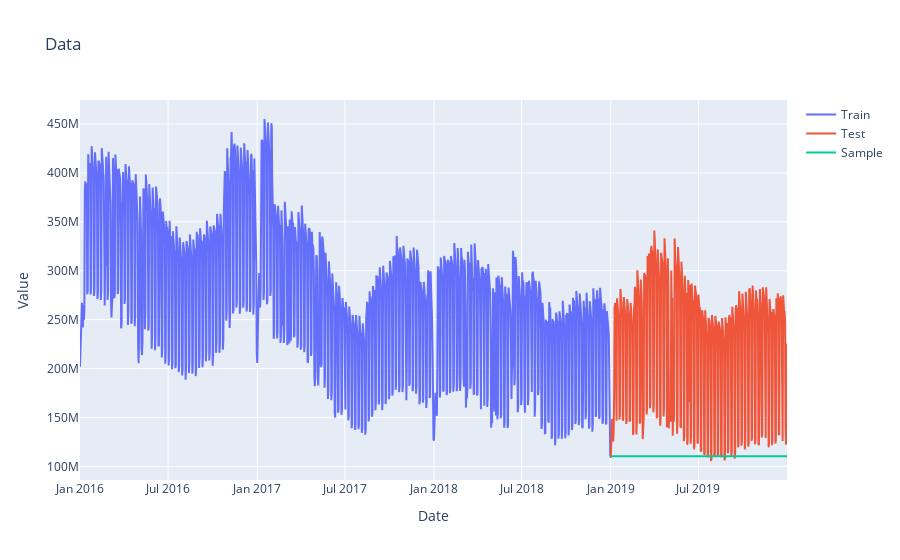

Notebook source saved alongside this figure:
### Code cell
plot_datasets([data_train, data_test, data_sample], names=['Train', 'Test', 'Sample'], title='Data')

### Figure 1 — Plotly figure (JSON) as saved in the notebook; plotly's stock layout.template omitted (floating-point values rounded to 4 significant figures; data arrays with more than 128 entries replaced by an {"elided": "..."} marker saying what was removed)
{"data": [{"mode": "lines", "name": "Train", "text": {"elided": "1096 str values"}, "type": "scatter", "x": {"elided": "1096 str values"}, "y": {"elided": "1096 int values"}}, {"mode": "lines", "name": "Test", "text": {"elided": "365 str values"}, "type": "scatter", "x": {"elided": "365 str values"}, "y": {"elided": "365 int values"}}, {"mode": "lines", "name": "Sample", "text": {"elided": "365 str values"}, "type": "scatter", "x": {"elided": "365 str values"}, "y": {"elided": "365 int values"}}], "layout": {"title": {"text": "Data"}, "xaxis": {"ticklen": 5, "title": {"text": "Date"}, "zeroline": false}, "yaxis": {"ticklen": 5, "title": {"text": "Value"}, "zeroline": false}}}
